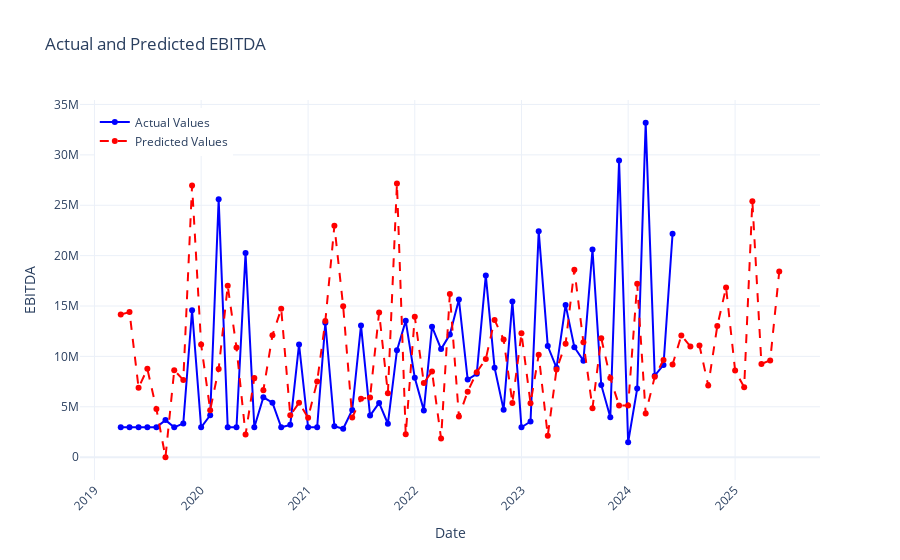

Notebook source saved alongside this figure:
### Code cell
fig = go.Figure()

# Plot Actual Values
fig.add_trace(go.Scatter(
    x=monthly_combined_results_e['Date'],
    y=monthly_combined_results_e['Actual'],
    mode='lines+markers',
    name='Actual Values',
    line=dict(color='blue')
))

# Plot Predicted Values 
fig.add_trace(go.Scatter(
    x=monthly_combined_results_e['Date'],
    y=monthly_combined_results_e['Predicted'],
    mode='lines+markers',
    name='Predicted Values',
    line=dict(color='red', dash='dash')
))
fig.update_layout(
    title='Actual and Predicted EBITDA',
    xaxis_title='Date',
    yaxis_title='EBITDA',
    template='plotly_white',
    legend=dict(x=0.02, y=0.98),
    plot_bgcolor='rgba(0, 0, 0, 0)',
    xaxis_tickangle=-45
)
fig.show()
